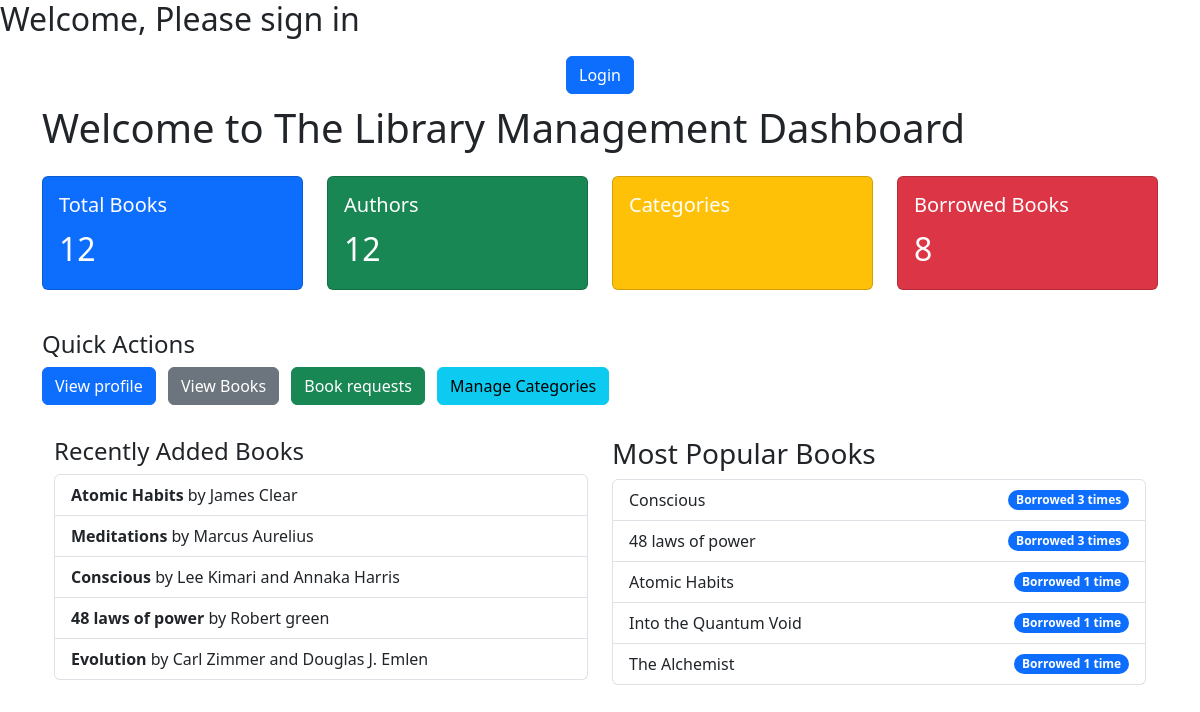
Page /library/ on the earlier database version.
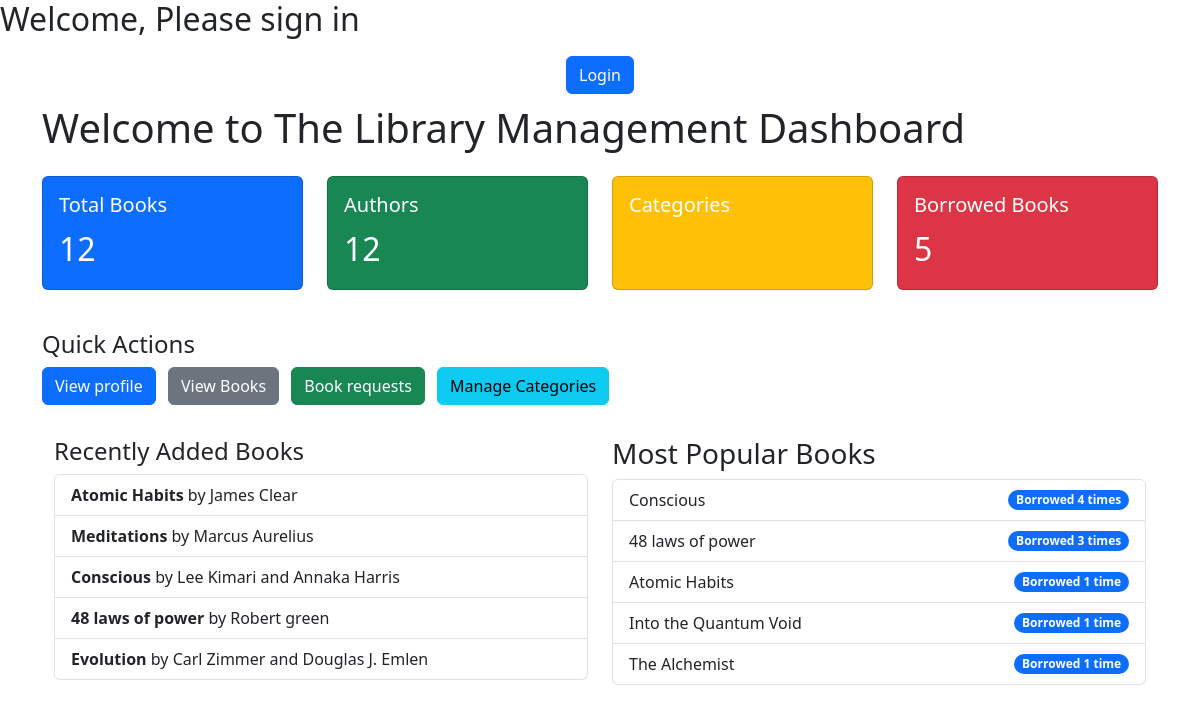
Same page on the later database version.
### library_app/models.py (models this page shows, shortened)
class Book(models.Model):
    title = models.CharField(max_length=255)
    author = models.CharField(max_length=255)
    isbn = models.CharField(max_length=13, unique=True)
    category = models.CharField(max_length=100)
    description = models.TextField(blank=True)  # NEW field
    total_copies = models.PositiveIntegerField()
    available_copies = models.PositiveIntegerField()
    added_by = models.ForeignKey(User, on_delete=models.SET_NULL, null=True, blank=True)  # NEW field
    publisher = models.ForeignKey('Publisher', on_delete=models.SET_NULL, null=True, blank=True)  # NEW field
    created_at = models.DateTimeField(auto_now_add=True)
    updated_at = models.DateTimeField(auto_now=True)

### library_app/views.py (the view)
# urls.py: path('', dashboard, name='dashboard'),
def dashboard(request):
    total_books = Book.objects.count()
    borrowed_books = IssuedBook.objects.filter(return_date__isnull=True).count()
    recent_books = Book.objects.order_by('-created_at')[:5]
    popular_books = (
        Book.objects.annotate(borrow_count=Count('issuedbook'))
        .order_by('-borrow_count')[:5]
    )
    context = {
        'title': "Dashboard",
        'total_books': total_books,
        'borrowed_books': borrowed_books,
        'recent_books': recent_books,
        'popular_books': popular_books,
        'current_year': timezone.now().year,
    }
    return render(request, 'library_app/dashboard.html', context)

### library_app/templates/library_app/dashboard.html (shortened to what this page needs)
{% extends 'base.html' %} {% block content %}
<div class="container">
  <header style="color: black; padding: 10px">
    {% if user.is_authenticated %}
    <div class="alert alert-primary text-center mb-3">
      Bonjour, <strong>{{ user.username }}</strong>!
    </div>
    {% else %}
    <div class="text-center">
      <a href="{% url 'login' %}" class="btn btn-primary">Login</a>
    </div>
    {% endif %}
  </header>
  <h1>Welcome to The Library Management Dashboard</h1>
  <div class="row my-4">
    <div class="col-md-3 mb-3">
      <div class="card text-white bg-primary h-100">
        <div class="card-body">
          <h5 class="card-title">Total Books</h5>
          <p class="card-text fs-2">{{ total_books }}</p>
        </div>
      </div>
    </div>
    <div class="col-md-3 mb-3">
      <div class="card text-white bg-success h-100">
        <div class="card-body">
          <h5 class="card-title">Authors</h5>
          <p class="card-text fs-2">{{ total_books }}</p>
        </div>
      </div>
    </div>
    <div class="col-md-3 mb-3">
      <div class="card text-white bg-warning h-100">
        <div class="card-body">
          <h5 class="card-title">Categories</h5>
        </div>
      </div>
    </div>
    <div class="col-md-3 mb-3">
      <div class="card text-white bg-danger h-100">
        <div class="card-body">
          <h5 class="card-title">Borrowed Books</h5>
          <p class="card-text fs-2">{{ borrowed_books }}</p>
        </div>
      </div>
    </div>
  </div>
  <div class="my-4">
    <h4>Quick Actions</h4>
    <a href="{% url 'profile' %}" class="btn btn-primary me-2 mb-2"
      >View profile</a
    >
    <a href="{% url 'book_list' %}" class="btn btn-secondary me-2 mb-2"
      >View Books</a
    >
    <a href="{% url 'my_requests' %}" class="btn btn-success me-2 mb-2"
      >Book requests</a
    >
    <a href="#" class="btn btn-info me-2 mb-2">Manage Categories</a>
  </div>
  <div class="container my-4">
    <div class="row">
      <section class="col-md-6 mb-4">
        <h4>Recently Added Books</h4>
        <ul class="list-group">
          {% for book in recent_books %}
          <li class="list-group-item">
            <strong>{{ book.title }}</strong> by {{ book.author }}
          </li>
          {% empty %}
          <li class="list-group-item">No recent books.</li>
          {% endfor %}
        </ul>
      </section>
      <section class="col-md-6 mb-4">
        <h3>Most Popular Books</h3>
        <ul class="list-group">
          {% for book in popular_books %}
          <li
            class="list-group-item d-flex justify-content-between align-items-center"
          >
            {{ book.title }}
            <span class="badge bg-primary rounded-pill"
              >Borrowed
              <span>
                {{ book.borrow_count }}
                <span>time{% if book.borrow_count != 1 %}s{% endif %}</span>
              </span>
            </span>
          </li>
          {% empty %}
          <li class="list-group-item">No popular books yet.</li>
          {% endfor %}
        </ul>
      </section>
    </div>
  </div>
</div>
{% endblock content %}

Differences in the rows shown:
changed Book "Conscious": borrow_count "3" → "4"
Other differences:
{{ borrowed_books }}: "8" → "5"
